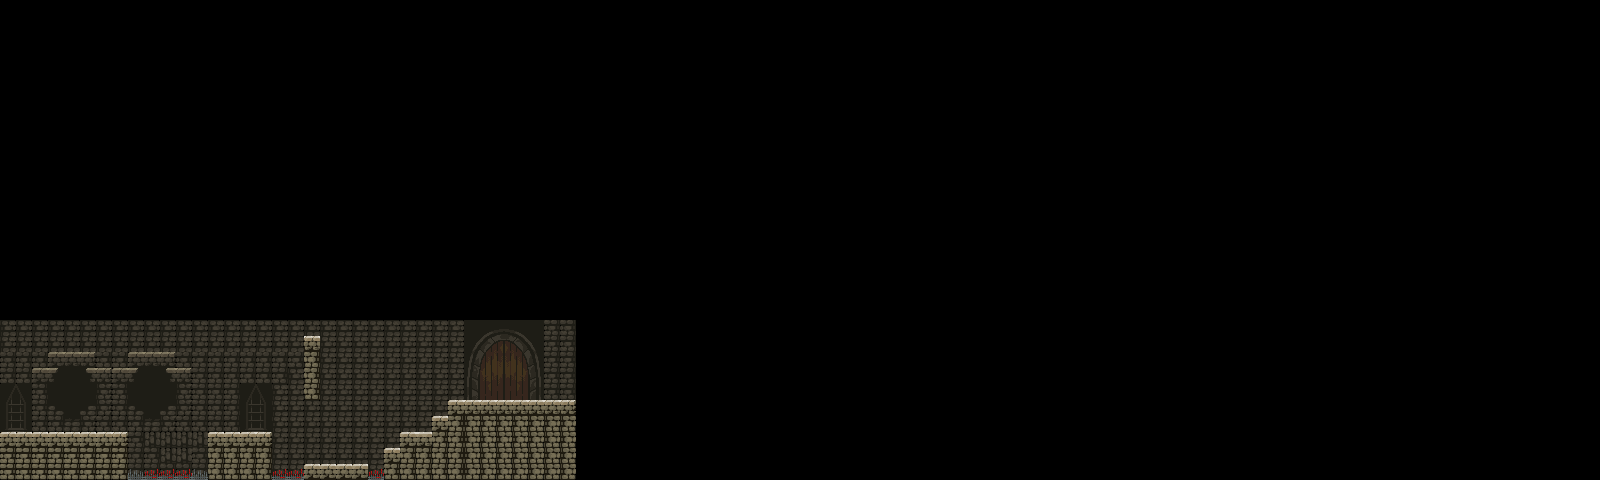

The image is a tile-based game level rendered from a .tmx file. Its description and source (layers, tilesets, objects; grid data summarised) follow:
An orthogonal 100x30 tile map with 16x16 px tiles, 2 tile layers (Background_Layer, Foreground_Layer).

<map version="1.2" tiledversion="1.2.3" orientation="orthogonal" renderorder="left-down" width="100" height="30" tilewidth="16" tileheight="16" infinite="0" nextlayerid="3" nextobjectid="1">
 <tileset firstgid="1" name="tileset" tilewidth="16" tileheight="16" tilecount="216" columns="24">
  <image source="tileset.png" width="384" height="144" />
 </tileset>
 <layer id="2" name="Background_Layer" width="100" height="30">
  <data>[3000 cells, 267 non-empty, 52 distinct tile ids]</data>
 </layer>
 <layer id="1" name="Foreground_Layer" width="100" height="30">
  <data>[3000 cells, 104 non-empty, 10 distinct tile ids]</data>
 </layer>
</map>
